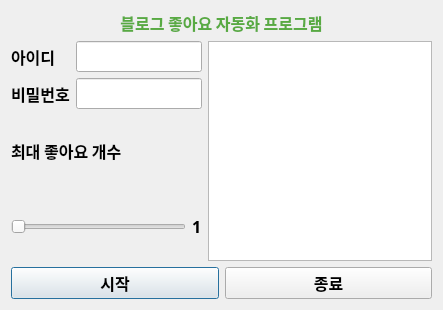
<?xml version="1.0" encoding="UTF-8"?>
<ui version="4.0">
 <class>Dialog</class>
 <widget class="QDialog" name="Dialog">
  <property name="geometry">
   <rect>
    <x>0</x>
    <y>0</y>
    <width>443</width>
    <height>310</height>
   </rect>
  </property>
  <property name="windowTitle">
   <string>Dialog</string>
  </property>
  <layout class="QGridLayout" name="gridLayout">
   <item row="0" column="0">
    <layout class="QVBoxLayout" name="verticalLayout_4">
     <item>
      <widget class="QLabel" name="label">
       <property name="font">
        <font>
         <family>나눔고딕</family>
         <pointsize>12</pointsize>
         <weight>75</weight>
         <bold>true</bold>
        </font>
       </property>
       <property name="text">
        <string>&lt;html&gt;&lt;head/&gt;&lt;body&gt;&lt;p&gt;&lt;span style=&quot; color:#58aa42;&quot;&gt;블로그 좋아요 자동화 프로그램&lt;/span&gt;&lt;/p&gt;&lt;/body&gt;&lt;/html&gt;</string>
       </property>
       <property name="alignment">
        <set>Qt::AlignCenter</set>
       </property>
      </widget>
     </item>
     <item>
      <layout class="QHBoxLayout" name="horizontalLayout">
       <item>
        <layout class="QVBoxLayout" name="verticalLayout_3">
         <item>
          <layout class="QVBoxLayout" name="verticalLayout">
           <item>
            <layout class="QVBoxLayout" name="verticalLayout_2">
             <item>
              <layout class="QVBoxLayout" name="verticalLayout_5">
               <item>
                <layout class="QFormLayout" name="formLayout">
                 <item row="2" column="0">
                  <widget class="QLabel" name="label_3">
                   <property name="font">
                    <font>
                     <family>나눔고딕</family>
                     <pointsize>12</pointsize>
                     <weight>75</weight>
                     <bold>true</bold>
                    </font>
                   </property>
                   <property name="text">
                    <string>비밀번호</string>
                   </property>
                  </widget>
                 </item>
                 <item row="1" column="0">
                  <widget class="QLabel" name="label_2">
                   <property name="font">
                    <font>
                     <family>나눔고딕</family>
                     <pointsize>12</pointsize>
                     <weight>75</weight>
                     <bold>true</bold>
                    </font>
                   </property>
                   <property name="text">
                    <string>아이디</string>
                   </property>
                  </widget>
                 </item>
                 <item row="1" column="1">
                  <widget class="QLineEdit" name="id">
                   <property name="font">
                    <font>
                     <family>나눔고딕</family>
                     <pointsize>12</pointsize>
                     <weight>75</weight>
                     <bold>true</bold>
                    </font>
                   </property>
                  </widget>
                 </item>
                 <item row="2" column="1">
                  <widget class="QLineEdit" name="pw">
                   <property name="font">
                    <font>
                     <family>나눔고딕</family>
                     <pointsize>12</pointsize>
                     <weight>75</weight>
                     <bold>true</bold>
                    </font>
                   </property>
                   <property name="echoMode">
                    <enum>QLineEdit::Password</enum>
                   </property>
                  </widget>
                 </item>
                </layout>
               </item>
              </layout>
             </item>
             <item>
              <widget class="QLabel" name="label_4">
               <property name="font">
                <font>
                 <family>나눔고딕</family>
                 <pointsize>12</pointsize>
                 <weight>75</weight>
                 <bold>true</bold>
                </font>
               </property>
               <property name="text">
                <string>최대 좋아요 개수</string>
               </property>
              </widget>
             </item>
             <item>
              <layout class="QHBoxLayout" name="horizontalLayout_3">
               <item>
                <widget class="QSlider" name="max_slider">
                 <property name="minimum">
                  <number>1</number>
                 </property>
                 <property name="orientation">
                  <enum>Qt::Horizontal</enum>
                 </property>
                </widget>
               </item>
               <item>
                <widget class="QLabel" name="max_int">
                 <property name="font">
                  <font>
                   <family>나눔고딕</family>
                   <pointsize>12</pointsize>
                   <weight>75</weight>
                   <bold>true</bold>
                  </font>
                 </property>
                 <property name="text">
                  <string>1</string>
                 </property>
                </widget>
               </item>
              </layout>
             </item>
            </layout>
           </item>
          </layout>
         </item>
        </layout>
       </item>
       <item>
        <widget class="QTextBrowser" name="status">
         <property name="font">
          <font>
           <family>나눔고딕</family>
           <pointsize>12</pointsize>
           <weight>75</weight>
           <bold>true</bold>
          </font>
         </property>
        </widget>
       </item>
      </layout>
     </item>
     <item>
      <layout class="QHBoxLayout" name="horizontalLayout_4">
       <item>
        <widget class="QPushButton" name="start_btn">
         <property name="font">
          <font>
           <family>나눔고딕</family>
           <pointsize>12</pointsize>
           <weight>75</weight>
           <bold>true</bold>
          </font>
         </property>
         <property name="text">
          <string>시작</string>
         </property>
        </widget>
       </item>
       <item>
        <widget class="QPushButton" name="close_btn">
         <property name="font">
          <font>
           <family>나눔고딕</family>
           <pointsize>12</pointsize>
           <weight>75</weight>
           <bold>true</bold>
          </font>
         </property>
         <property name="text">
          <string>종료</string>
         </property>
        </widget>
       </item>
      </layout>
     </item>
    </layout>
   </item>
  </layout>
 </widget>
 <resources/>
 <connections/>
</ui>
